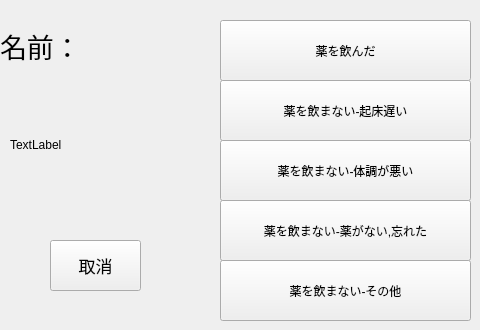
    <widget class="QWidget" name="page_10">
     <widget class="QPushButton" name="pushButton_disp_mdcn_back_2">
      <property name="geometry">
       <rect>
        <x>50</x>
        <y>240</y>
        <width>91</width>
        <height>51</height>
       </rect>
      </property>
      <property name="font">
       <font>
        <pointsize>13</pointsize>
       </font>
      </property>
      <property name="text">
       <string>取消</string>
      </property>
     </widget>
     <widget class="QLabel" name="label_disp_mdcn_name_4">
      <property name="geometry">
       <rect>
        <x>0</x>
        <y>30</y>
        <width>221</width>
        <height>31</height>
       </rect>
      </property>
      <property name="font">
       <font>
        <pointsize>20</pointsize>
       </font>
      </property>
      <property name="text">
       <string>名前：</string>
      </property>
     </widget>
     <widget class="QPushButton" name="mdcn_yes">
      <property name="geometry">
       <rect>
        <x>220</x>
        <y>20</y>
        <width>251</width>
        <height>61</height>
       </rect>
      </property>
      <property name="text">
       <string>薬を飲んだ</string>
      </property>
     </widget>
     <widget class="QPushButton" name="mdcn_no_late">
      <property name="geometry">
       <rect>
        <x>220</x>
        <y>80</y>
        <width>251</width>
        <height>61</height>
       </rect>
      </property>
      <property name="text">
       <string>薬を飲まない-起床遅い</string>
      </property>
     </widget>
     <widget class="QLabel" name="label_disp_mdcn_img_4">
      <property name="geometry">
       <rect>
        <x>10</x>
        <y>80</y>
        <width>180</width>
        <height>130</height>
       </rect>
      </property>
      <property name="text">
       <string>TextLabel</string>
      </property>
     </widget>
     <widget class="QPushButton" name="mdcn_no_badcon">
      <property name="geometry">
       <rect>
        <x>220</x>
        <y>140</y>
        <width>251</width>
        <height>61</height>
       </rect>
      </property>
      <property name="text">
       <string>薬を飲まない-体調が悪い</string>
      </property>
     </widget>
     <widget class="QPushButton" name="mdcn_no_other">
      <property name="geometry">
       <rect>
        <x>220</x>
        <y>260</y>
        <width>251</width>
        <height>61</height>
       </rect>
      </property>
      <property name="text">
       <string>薬を飲まない-その他</string>
      </property>
     </widget>
     <widget class="QPushButton" name="mdcn_no_zero">
      <property name="geometry">
       <rect>
        <x>220</x>
        <y>200</y>
        <width>251</width>
        <height>61</height>
       </rect>
      </property>
      <property name="text">
       <string>薬を飲まない-薬がない,忘れた</string>
      </property>
     </widget>
    </widget>
